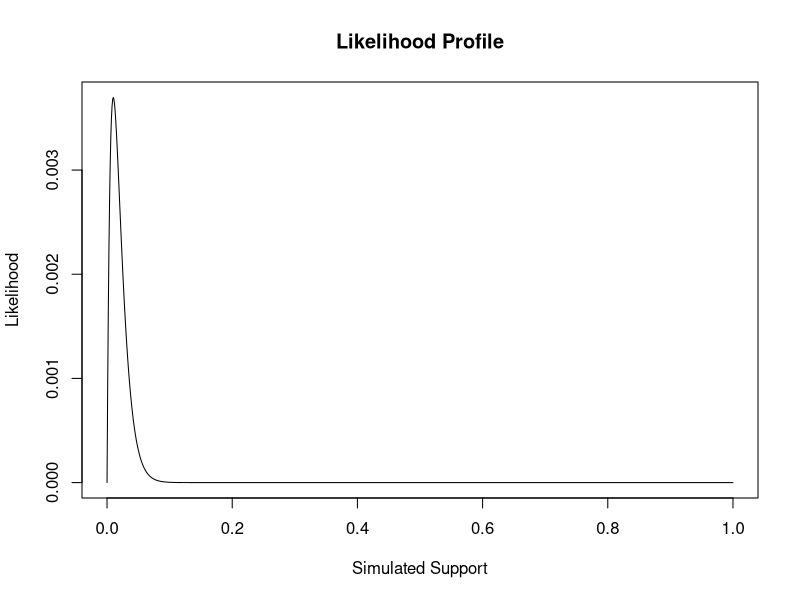
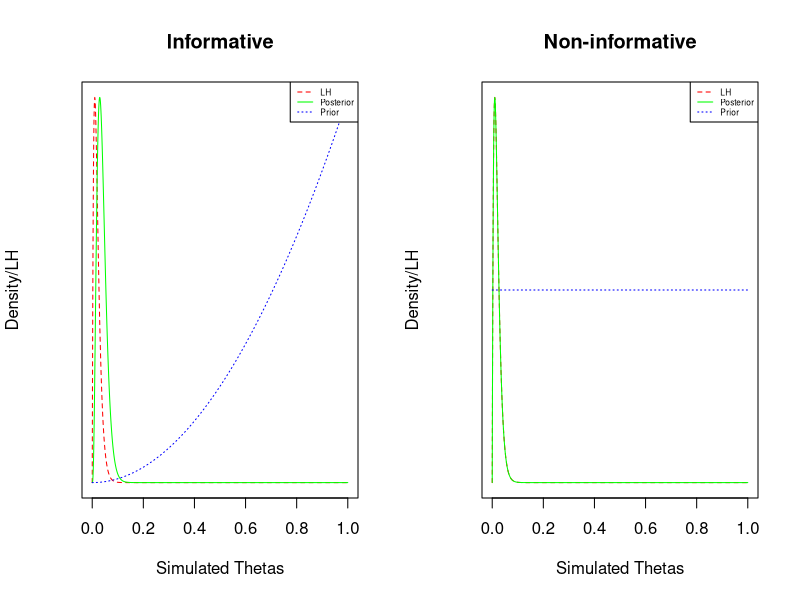

Write R code to recreate these figures, in order.
## ---- chunk 1
# set a seed
set.seed(123)
# create the observed data
obs.data <- rbinom(n = 100, size = 1, prob = 0.01)
# inspect the observed data
head(obs.data)
tail(obs.data)
length(obs.data)
## ---- chunk 2
### Bernoulli LH Function ###

# Input: obs.data, theta
# Output: bernoulli likelihood

myBernLH <- function(obs.data, theta){
  N <- length(obs.data)
  x <- sum(obs.data)
  LH <- (theta^x) * ((1-theta)^(N-x))
  return(LH)
}


### Plot LH for a grid of theta values ###
# Create the grid #
# Store the LH values
# Create the Plot
theta.sim <- seq(from = 0, to = 1, length.out = 1000)
sim.LH <- myBernLH(obs.data, theta = theta.sim)
plot(theta.sim, sim.LH, type ="line", main = "Likelihood Profile", xlab = "Simulated Support", ylab = "Likelihood")
## ---- chunk 3
posterior <- function(priorA, priorB, obs.data)
{
  N <- length(obs.data)
  x <- sum(obs.data)
  postA <- priorA + x
	postB <- priorB + N - x
	postparam <- list('postA' = postA, 
	 'postB' = postB)
	return(postparam)
}
## ---- chunk 4
nonInformative <- posterior(priorA = 1, priorB = 1, obs.data = obs.data)
informative <- posterior(priorA = 3, priorB = 1, obs.data = obs.data)
print(c(nonInformative, informative))
## ---- chunk 5
nonInformativeDen <- dbeta(x = theta.sim, shape1 = nonInformative$postA, 
 shape2 =nonInformative$postB)
informativeDen <- dbeta(x = theta.sim, shape1 = informative$postA, 
 shape2 = informative$postB)
priorInform <- dbeta(x = theta.sim, shape1 = 3, 
 shape2 = 1)
priorNonInform <- dbeta(x = theta.sim, shape1 = 1, 
 shape2 = 1)

par(mfrow=c(1, 2)) 
plot(theta.sim, sim.LH, lty = 2, xlab = 'Simulated Thetas',
 ylab = 'Density/LH', type = 'l', yaxt = 'n', main = 'Informative',
 , col = c("red"))
par(new = TRUE)
plot(theta.sim, informativeDen, lty = 1, axes = FALSE, xlab = '', ylab = '',
 type = 'l', , col = c("green"))
par(new = TRUE)
plot(theta.sim, priorInform, lty = 3, axes = FALSE, xlab = '', ylab = '',
 type = 'l', col = c("blue"))
legend('topright', lty=c(2,1,3), legend = c('LH', 'Posterior', 'Prior'),
       col = c("red", "green", "blue"), cex = 0.5)

plot(theta.sim, sim.LH, lty = 2, xlab = 'Simulated Thetas',
 ylab = 'Density/LH', type = 'l', yaxt = 'n', main = 'Non-informative', 
 col = c("red"))
par(new = TRUE)
plot(theta.sim, nonInformativeDen, lty = 1, axes = FALSE, xlab = '', ylab = '',
 type = 'l', col = c("green"))
par(new = TRUE)
plot(theta.sim, priorNonInform, lty = 3, axes = FALSE, xlab = '', ylab = '',
 type = 'l', col = c("blue"))
legend('topright', lty=c(2,1,3), legend = c('LH', 'Posterior', 'Prior'), 
       col = c("red", "green", "blue"), cex=0.5)

